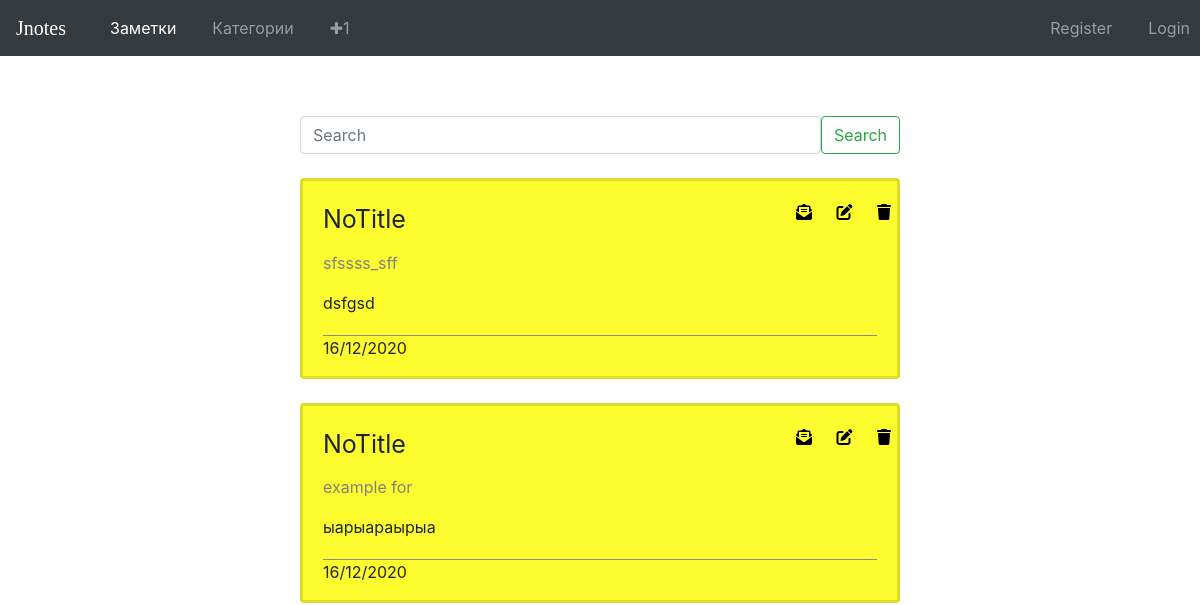
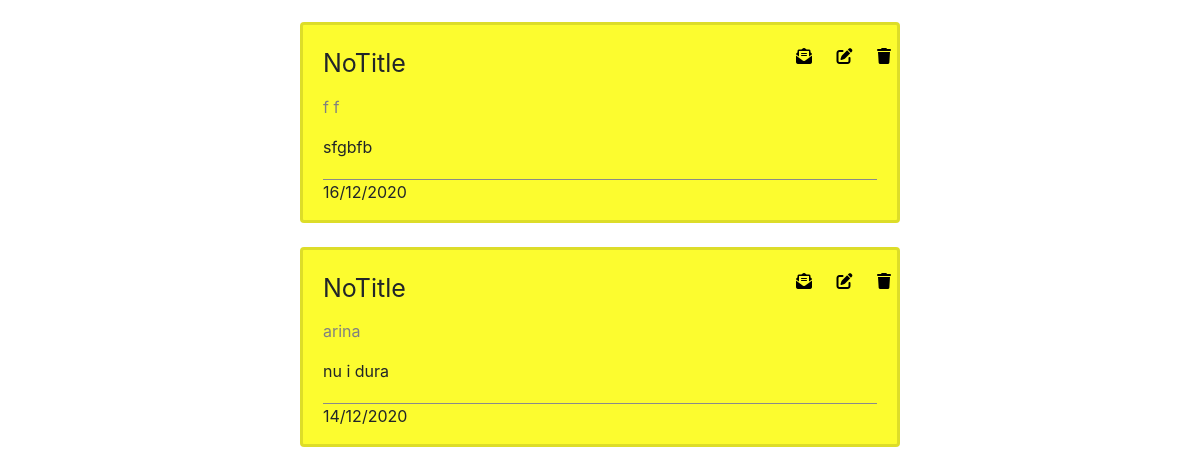
The app's page /, older data (2 pictures, top to bottom).
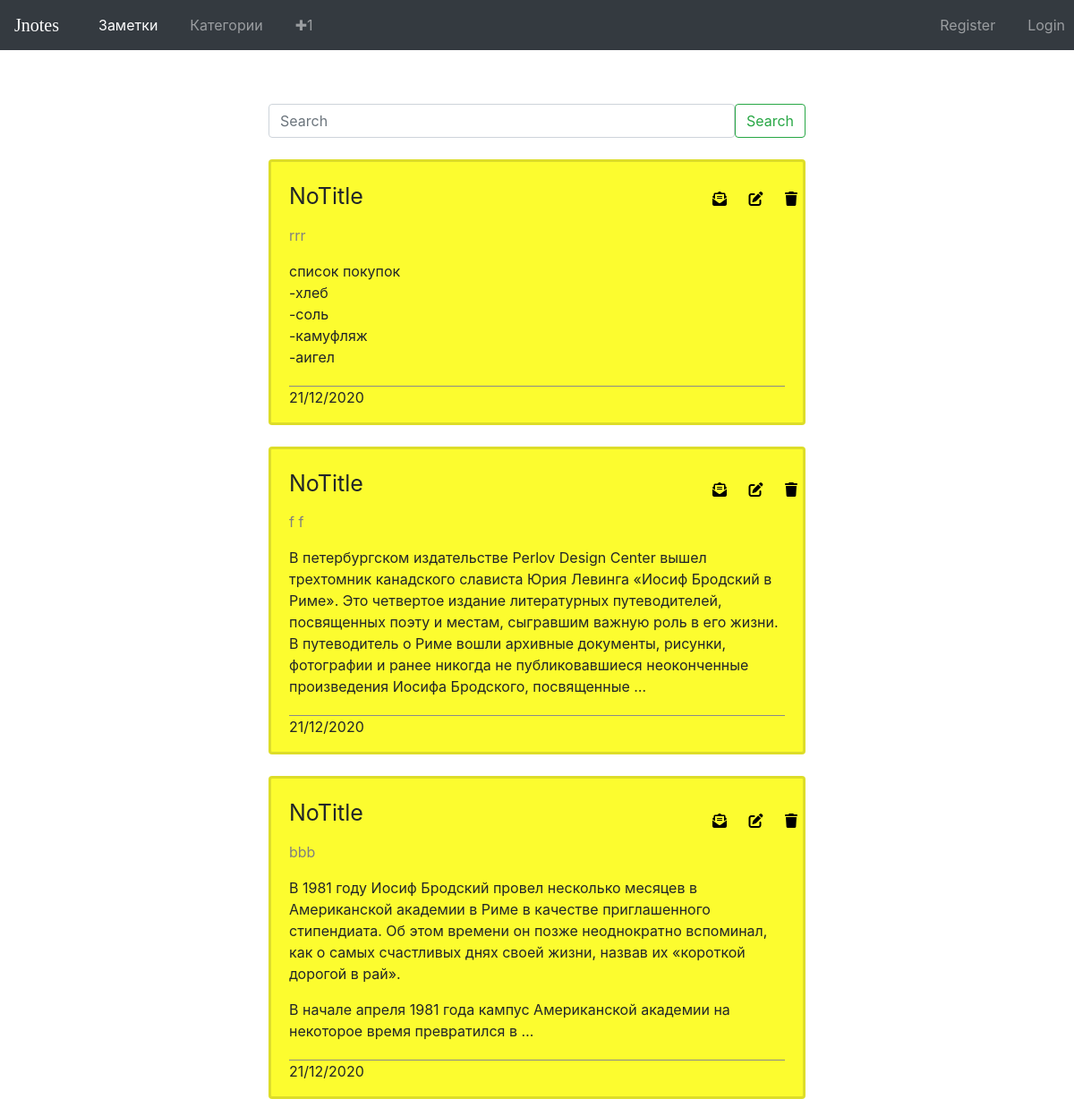
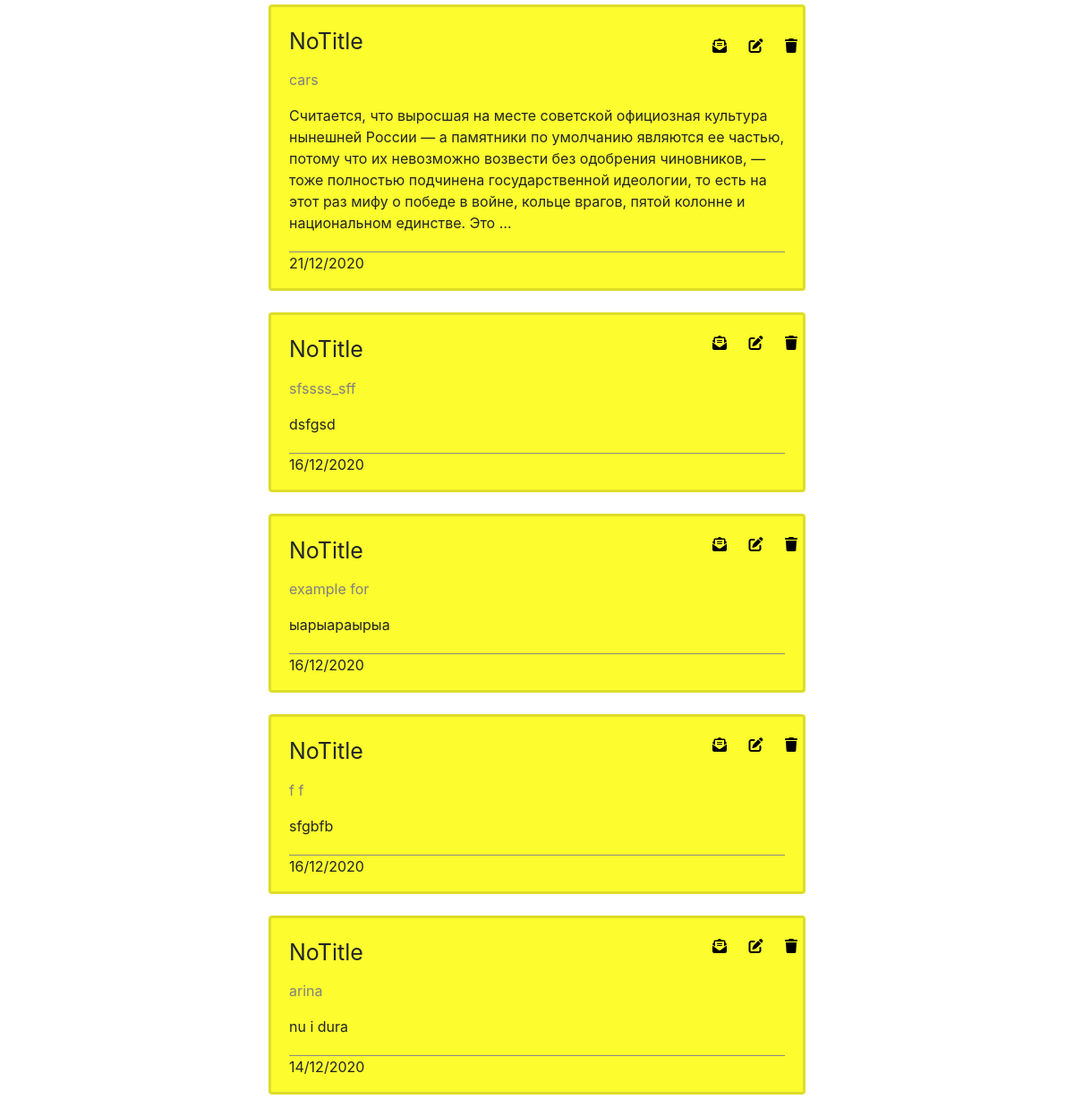
The same page, newer data (2 pictures, top to bottom).
### notes/models.py (models this page shows, shortened)
class Note(models.Model):
    title_note = models.CharField('Название', blank=True, max_length=150)
    category_note = models.ForeignKey(Category,blank=True, on_delete=models.CASCADE)
    content_note = models.TextField('Содержание', blank=True)
    date_note = models.DateTimeField(auto_now_add=True)

class Category(models.Model):
    name = models.CharField(max_length=255, unique=True, editable=True)
    def __str__(self):
        return self.name

### notes/views.py (the view)
# urls.py: path('', HomeView.as_view(), name='home'),
class HomeView(ListView):
    model = Note
    template_name = 'home.html'
    ordering = ['-date_note']
    context_object_name = 'notes_list'

### notes/templates/home.html (shortened to what this page needs)
{% extends 'base.html' %}
{% load static %}
{% block content %}
<link rel="stylesheet" href="{% static 'css/home.css' %}">
    <form class="d-flex search-field">
        <input class="form-control me-2" type="search" placeholder="Search" aria-label="Search">
        <button class="btn btn-outline-success" type="submit">Search</button>
    </form>
{% for post in notes_list %}
<div class="card">
  <div class="card-body">
    <p class="card-title">{{ post.title_note }}</p>
    <p class="card-category"><a href="{% url 'notes:one-category' post.category_note.pk  %}">{{ post.category_note }}</a></p>
    <p class="card-text">{{ post.content_note|linebreaks|truncatewords_html:50}}</p>
    <p class="card-date">{{ post.date_note|date:"d/m/Y" }}</p>
    <div class="card-options">
        <a href="{% url 'notes:note-detail' post.pk %}">
            <i class="fas fa-envelope-open-text"></i>
        </a>
        <a href="{% url 'notes:note-update' post.pk %}">
            <i class="fas fa-edit"></i>
        </a>
        <a href="{% url 'notes:note-delete' post.pk %}">
            <i class="fas fa-trash"></i>
        </a>
    </div>
</div>
</div>
{% endfor %}
{% endblock %}

### notes/templates/base.html (shortened to what this page needs)
<!DOCTYPE html>
<html lang="en">
<head>
    {% load static %}
    <link rel="stylesheet" href="https://cdn.jsdelivr.net/npm/bootstrap@4.5.3/dist/css/bootstrap.min.css">
    <link rel="stylesheet" href="{% static 'css/base.css' %}">
</head>
<body>
  <header>
    <nav class="navbar navbar-expand-lg navbar-dark bg-dark">
      <a class="navbar-brand main-text" href="{% url 'notes:home' %}">Jnotes</a>
        <div class="collapse navbar-collapse" id="navbarSupportedContent">
          <ul class="navbar-nav mr-auto">
            <li class="nav-item active">
              <a class="nav-link" href="{% url 'notes:home' %}">Заметки<span class="sr-only">(current)</span></a>
            </li>
            <li class="nav-item">
              <a class="nav-link" href="{% url 'notes:categories-view' %}">Категории</a>
            </li>
            <li class="nav-item">
              <a class="nav-link" href="{% url 'notes:note-add' %}"><span>&#10010;1</span></a>
            </li>
          </ul>
            <div class="end-nav">
              <ul class="navbar-nav mr-auto">
                  <li class="nav-item">
                    <a class="nav-link" href="#">Register</a>
                  </li>
                  <li class="nav-item">
                    <a class="nav-link" href="#">Login</a>
                  </li>
              </ul>
            </div>
        </div>
      </nav>
    </header>
    <main>
        {% block content %}
        {% endblock %}
    </main>
</body>
</html>

### notes/static/css/base.css (style rules this page uses)
.search-field { position: relative; margin-top: 40px }
.nav-item { padding-left: 20px; }
.main-text { font-size: 20px; font-family: 'Georgia'; }
.end-nav { position: absolute; right: 0px; padding-right:2px; }

### notes/static/css/home.css (style rules this page uses)
a i { color: black; }
p a { color: #808080; }
.search-field { width: 50%; margin: 5% auto 0; }
.card { margin: 2% auto; width: 50%; }
.card-title { font-size: 25px; }
.card-options { position: absolute; top: 10%; right: 1%; }
.card-options i { margin-left: 20px; }
.card-date { margin: 20px 0; padding-bottom: 0; height: 0; border: none; border-top: 1px solid rgb(138, 138, 138); }
.card { border-width: 3px; background-color: rgb(252, 252, 47); }

Row changes from the older to the newer data that the page shows:
added Note: title_note "NoTitle", category_note "rrr", content_note "список покупок -хлеб -соль -камуфляж -аигел", date_note "21/12/2020"
added Note: title_note "NoTitle", category_note "f f", content_note "В петербургском издательстве Perlov Design Center вышел трехтомник канадского слависта Юрия Левинга «Иосиф Бродский в Риме». Это четвертое издание литературных путеводителей, посвященных поэту и местам, сыгравшим важную роль в его жизни. В путеводитель о Риме вошли архивные документы, рисунки, фотографии и ранее никогда не публиковавшиеся неоконченные произведения Иосифа Бродского, посвященные …", date_note "21/12/2020"
added Note: title_note "NoTitle", category_note "bbb", content_note "В 1981 году Иосиф Бродский провел несколько месяцев в Американской академии в Риме в качестве приглашенного стипендиата. Об этом времени он позже неоднократно вспоминал, как о самых счастливых днях своей жизни, назвав их «короткой дорогой в рай». В начале апреля 1981 года кампус Американской академии на некоторое время превратился в …", date_note "21/12/2020"
added Note: title_note "NoTitle", category_note "cars", content_note "Считается, что выросшая на месте советской официозная культура нынешней России — а памятники по умолчанию являются ее частью, потому что их невозможно возвести без одобрения чиновников, — тоже полностью подчинена государственной идеологии, то есть на этот раз мифу о победе в войне, кольце врагов, пятой колонне и национальном единстве. Это …", date_note "21/12/2020"
